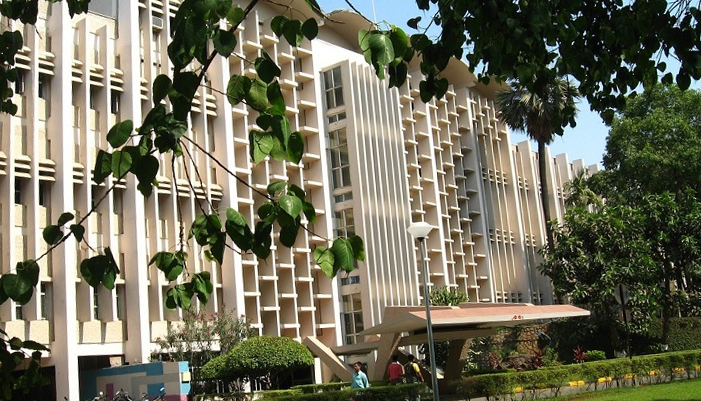
#> input picture data/interp/main.png, 701 x 401 px
$ python q1e_2.py
#> lines starting #> are read from the running program, lines starting #| are printed output that depends on the picture
import cv2
import numpy as np
import matplotlib.pyplot as plt
import math

def myNearestNeighborInterpolation(img, M, N, M_new, N_new, theta):
    """
    Perform ne  arest neighbor interpolation for rotation, adapting to rotated coordinates.

    Parameters:
    - img: Input image (NumPy array, floating-point, grayscale or color)
    - M: Original height
    - N: Original width
    - M_new: Output height (same as M for rotation)
    - N_new: Output width (same as N for rotation)
    - theta: Rotation angle in degrees (positive for counterclockwise)

    Returns:
    - Rotated image as a NumPy array
    """
    enlarged_img = np.zeros((M_new, N_new), dtype=img.dtype)
    cx = (N - 1) / 2  # Center x
    cy = (M - 1) / 2  # Center y
    theta_rad = math.radians(theta)  # Convert theta to radians

    for i in range(M_new):
        for j in range(N_new):
            # Shift to center
            x_shifted = j - cx
            y_shifted = i - cy

            # Rotation transformation
            x = x_shifted * math.cos(theta_rad) - y_shifted * math.sin(theta_rad) + cx
            y = x_shifted * math.sin(theta_rad) + y_shifted * math.cos(theta_rad) + cy

            # Round to nearest neighbor indices
            x_nearest = round(x)
            y_nearest = round(y)

            # Clamp to image boundaries to prevent index errors
            x_nearest = max(0, min(N - 1, x_nearest))
            y_nearest = max(0, min(M - 1, y_nearest))

            # Assign nearest neighbor value
            enlarged_img[i, j] = img[y_nearest, x_nearest] if len(img.shape) == 2 else img[y_nearest, x_nearest, :]

    return enlarged_img

def myImageRotationUsingNearestNeighborInterp(img, theta):
    """
    Rotate an image using nearest neighbor interpolation around its center, preserving original size.

    Parameters:
    - img: Input image (NumPy array, floating-point, grayscale or color)
    - theta: Rotation angle in degrees (positive for counterclockwise)

    Returns:
    - Rotated image as a NumPy array
    """
    # Get original dimensions and channels
    height, width = img.shape[:2]
    channels = img.shape[2] if len(img.shape) == 3 else 1

    # Initialize output image with original size
    rotated = np.zeros_like(img, dtype=img.dtype)

    # Perform rotation for each channel if color, or single channel if grayscale
    if channels == 1:
        rotated[:, :] = myNearestNeighborInterpolation(img, height, width, height, width, theta)
    else:
        for c in range(channels):
            rotated[:, :, c] = myNearestNeighborInterpolation(img[:, :, c], height, width, height, width, theta)

    return rotated.astype(img.dtype)

# Load the image
image_path = 'data/interp/main.png'
img = cv2.imread(image_path)
#> img is the input picture: shape (401, 701, 3); mean B, G, R 92.4, 112, 113.6
if img is None:
    print(f"Error: Could not load image at {image_path}")
    exit()

# Convert to floating-point for processing
img_float = img.astype(np.float32)

# Convert BGR to RGB for display
img_rgb = cv2.cvtColor(img, cv2.COLOR_BGR2RGB)

theta = -5

# Rotate the image
rotated_img = myImageRotationUsingNearestNeighborInterp(img_float, theta)
#> after the loop in myImageRotationUsingNearestNeighborInterp, `for c in range(channels):`:
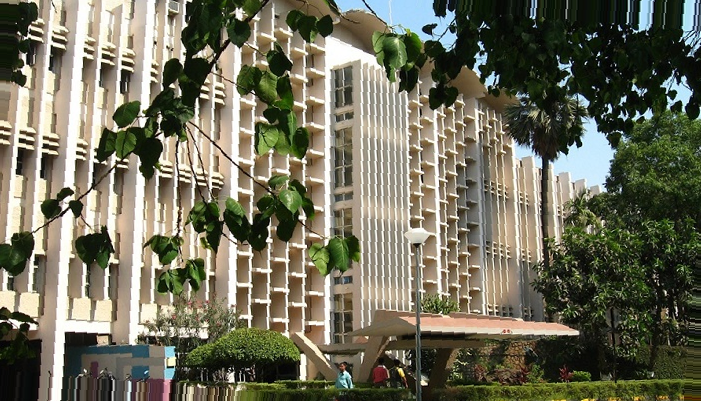
#> rotated: shape (401, 701, 3) float32; mean B, G, R 91.6, 110.3, 111.9

# Convert rotated image to RGB for display
rotated_rgb = cv2.cvtColor(rotated_img.astype(np.uint8), cv2.COLOR_BGR2RGB)

# Display original and rotated images
plt.figure(figsize=(12, 5))

plt.subplot(1, 2, 1)
plt.imshow(img_rgb)
plt.title('Original Image')
plt.axis('off')

plt.subplot(1, 2, 2)
plt.imshow(rotated_rgb)
plt.title(f'Rotated Image (theta = {theta}°)')
plt.axis('off')

plt.tight_layout()
plt.show()
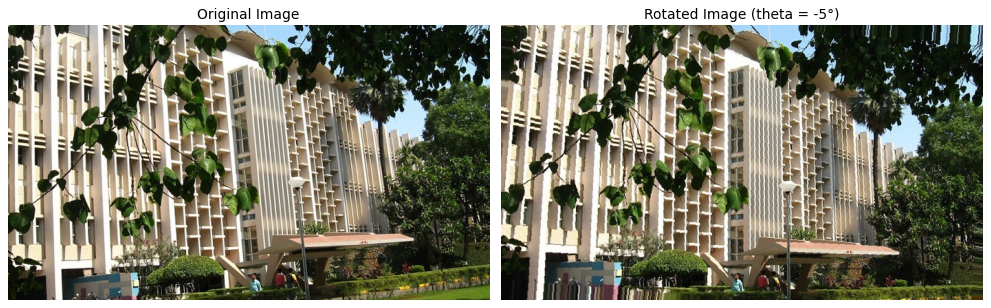
#> figure drawn by matplotlib, 2 panels

# Save the rotated image
cv2.imwrite('Q1/main_rotated_nearest.png', rotated_img)

$ run again, with data/interp/suit.png copied over data/interp/main.png
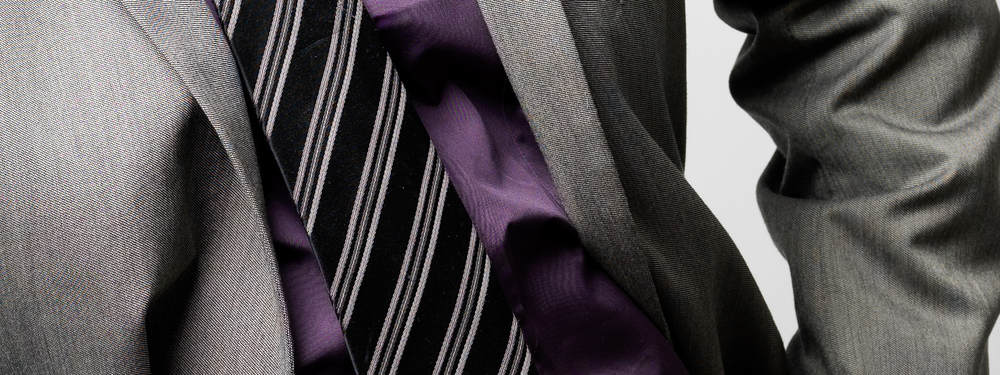
#> input picture data/interp/suit.png, 1000 x 375 px, shrunk from 1814 x 681 before the run
#> img is the input picture: shape (375, 1000, 3); mean B, G, R 82.2, 81.1, 85.2
#> after the loop in myImageRotationUsingNearestNeighborInterp, `for c in range(channels):`:
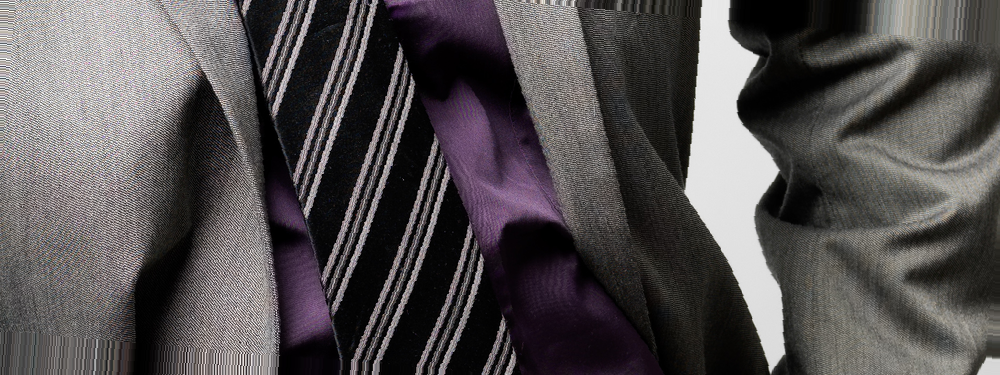
#> rotated: shape (375, 1000, 3) float32; mean B, G, R 80.6, 79.6, 83.7
#> `plt.show()`:
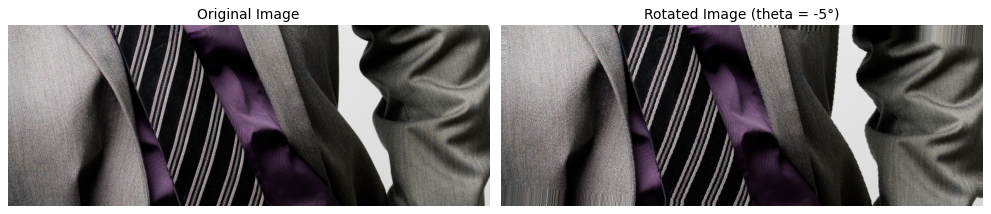
#> figure drawn by matplotlib, 2 panels
